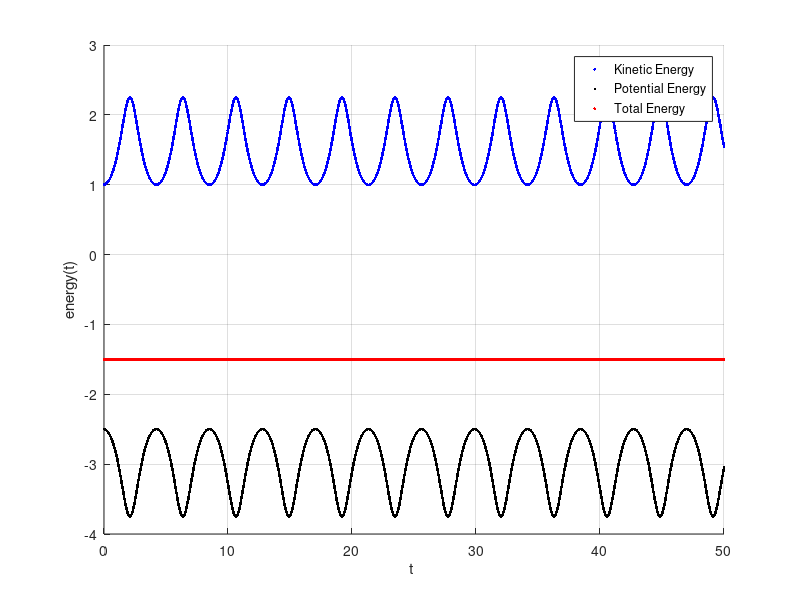
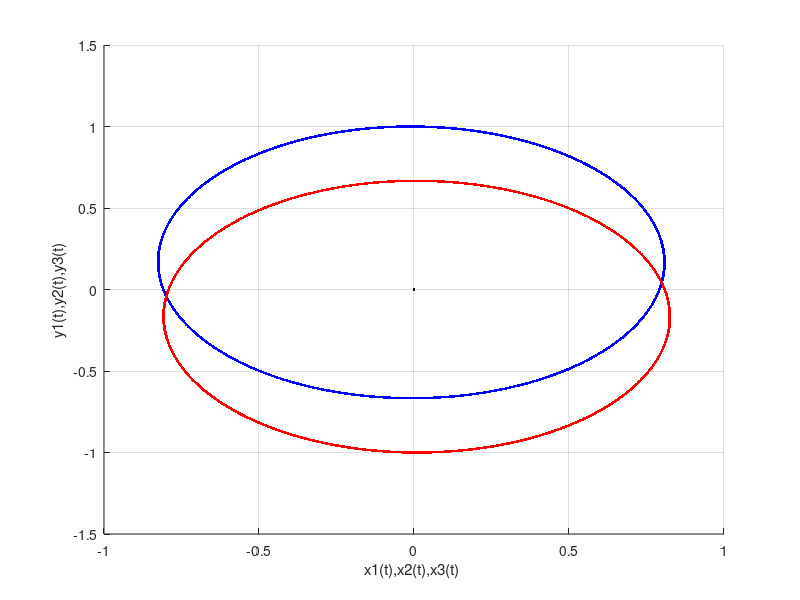

Reproduce these figures in MATLAB, in order.
delta_t = 0.01;% time increment 
t_f = 50; % ending time 
t = 0:delta_t:t_f; %time array 
[~,N] = size(t); % N  = no of elements in t array = no of x values to be calculated
%----------- Start Verlet----------------%
r1 = zeros(2,N);% initialixing position array
r2 = zeros(2,N);% initialixing position array
r3 = zeros(2,N);% initialixing position array

v1 = zeros(2,N);%initializing velocity array
v2 = zeros(2,N);%initializing velocity array
v3 = zeros(2,N);%initializing velocity array


r1(1,1) = 0.0; r1(2,1) = 0.0; % initial position
r2(1,1) = 0.0; r2(2,1) = 1.0; % initial position
r3(1,1) = 0.0; r3(2,1) = -1.0; % initial position

v1(1,1) = 0.0; v1(2,1) = 0.0; % initial velocity
v2(1,1) = 1.0; v2(2,1) = 0.0; % initial velocity
v3(1,1) = -1.0; v3(2,1) = 0.0; % initial velocity

%acceleration ai(n) = sum_j (-(ri(n)-rj(n))/(ri(n)-rj(n))^3)

%Verlet method: 
%r0 = r1 - tau*v1 - tau^2*a(r1)/2
% rn+1 = 2rn - rn-1 + tau^2 an
%vn = (rn+1 - rn-1)/2

r10(:,1) = r1(:,1)-delta_t*v1(:,1)-((delta_t)^2/2)* (-((r1(:,1)-r2(:,1))/(norm(r1(:,1)-r2(:,1)))^3)-((r1(:,1)-r3(:,1))/(norm(r1(:,1)-r3(:,1)))^3)); % this is needed to find x_2. x0 here denotes x(t<0). 
r1(:,2) = 2*r1(:,1)-r10(:,1)+(delta_t)^2*(-(r1(:,1)-r2(:,1))/(norm(r1(:,1)-r2(:,1)))^3-(r1(:,1)-r3(:,1))/(norm(r1(:,1)-r3(:,1)))^3); % writing this outside for loop because we need x0 value for only this case.

r20(:,1) = r2(:,1)-delta_t*v2(:,1)-((delta_t)^2/2)* (-(r2(:,1)-r1(:,1))/(norm(r1(:,1)-r2(:,1)))^3-(r2(:,1)-r3(:,1))/(norm(r2(:,1)-r3(:,1)))^3); % this is needed to find x_2. x0 here denotes x(t<0). 
r2(:,2) = 2*r2(:,1)-r20(:,1)+(delta_t)^2*(-(r2(:,1)-r1(:,1))/(norm(r1(:,1)-r2(:,1)))^3-(r2(:,1)-r3(:,1))/(norm(r2(:,1)-r3(:,1)))^3); % writing this outside for loop because we need x0 value for only this case.

r30(:,1) = r3(:,1)-delta_t*v3(:,1)-(delta_t)^2/2* (-(r3(:,1)-r2(:,1))/(norm(r2(:,1)-r3(:,1)))^3-(r3(:,1)-r1(:,1))/(norm(r1(:,1)-r3(:,1)))^3); % this is needed to find x_2. x0 here denotes x(t<0). 
r3(:,2) = 2*r3(:,1)-r30(:,1)+(delta_t)^2*(-(r3(:,1)-r2(:,1))/(norm(r2(:,1)-r3(:,1)))^3-(r3(:,1)-r1(:,1))/(norm(r1(:,1)-r3(:,1)))^3); % writing this outside for loop because we need x0 value for only this case.



 for i=3:N
 r1(:,i) = 2*r1(:,i-1)-r1(:,i-2)+(delta_t)^2*(-(r1(:,i-1)-r2(:,i-1))/(norm(r1(:,i-1)-r2(:,i-1)))^3-(r1(:,i-1)-r3(:,i-1))/(norm(r1(:,i-1)-r3(:,i-1)))^3);
 r2(:,i) = 2*r2(:,i-1)-r2(:,i-2)+(delta_t)^2*(-(r2(:,i-1)-r1(:,i-1))/(norm(r1(:,i-1)-r2(:,i-1)))^3-(r2(:,i-1)-r3(:,i-1))/(norm(r2(:,i-1)-r3(:,i-1)))^3);
 r3(:,i) = 2*r3(:,i-1)-r3(:,i-2)+(delta_t)^2*(-(r3(:,i-1)-r2(:,i-1))/(norm(r2(:,i-1)-r3(:,i-1)))^3-(r3(:,i-1)-r1(:,i-1))/(norm(r1(:,i-1)-r3(:,i-1)))^3);
 
 v1(:,i-1) = (r1(:,i)-r1(:,i-2))/(2*delta_t); 
 v2(:,i-1) = (r2(:,i)-r2(:,i-2))/(2*delta_t);
 v3(:,i-1) = (r3(:,i)-r3(:,i-2))/(2*delta_t);
 end
r1_Nplus1(:,1) = 2*r1(:,N)-r1(:,N-1)+(delta_t)^2*(-(r1(:,N)-r2(:,N))/(norm(r1(:,N)-r2(:,N)))^3-(r1(:,N)-r3(:,N))/(norm(r1(:,N)-r3(:,N)))^3);
r2_Nplus1(:,1) = 2*r2(:,N)-r2(:,N-1)+(delta_t)^2*(-(r2(:,N)-r1(:,N))/(norm(r1(:,N)-r2(:,N)))^3-(r2(:,N)-r3(:,N))/(norm(r2(:,N)-r3(:,N)))^3);
r3_Nplus1(:,1) = 2*r3(:,N)-r3(:,N-1)+(delta_t)^2*(-(r3(:,N)-r2(:,N))/(norm(r2(:,N)-r3(:,N)))^3-(r3(:,N)-r1(:,N))/(norm(r1(:,N)-r3(:,N)))^3);
 
v1(:,N) = (r1_Nplus1-r1(:,N-1))/(2*delta_t); % since v(N) is not set by the for loop
v2(:,N) = (r2_Nplus1-r2(:,N-1))/(2*delta_t);
v3(:,N) = (r3_Nplus1-r3(:,N-1))/(2*delta_t);


T1 = 1/2*v1.^2;
T2 = 1/2*v2.^2;
T3 =  1/2*v3.^2;
ke = T1+T2+T3;
T = zeros(1,N);
U = zeros(1,N);
for i = 1:N
    T(i) = sum(ke(:,i));
    U(i) = -(1/norm(r1(:,i)-r2(:,i))+1/norm(r2(:,i)-r3(:,i))+1/norm(r1(:,i)-r3(:,i)));
end

E = U+T;

figure 
hold on
grid on 
 
plot(t,T,'b.')
plot(t,U,'k.')
plot(t,E,'r.')
legend('Kinetic Energy','Potential Energy', 'Total Energy')
 
 xlabel('t ')
  ylabel('energy(t)')
% grid on 
figure 
hold on   
grid on
xlabel('x1(t),x2(t),x3(t) ')
ylabel('y1(t),y2(t),y3(t)')
plot(r1(1,:), r1(2,:), 'k.')
plot(r2(1,:), r2(2,:), 'b.')
plot(r3(1,:), r3(2,:), 'r.') 
 
 
